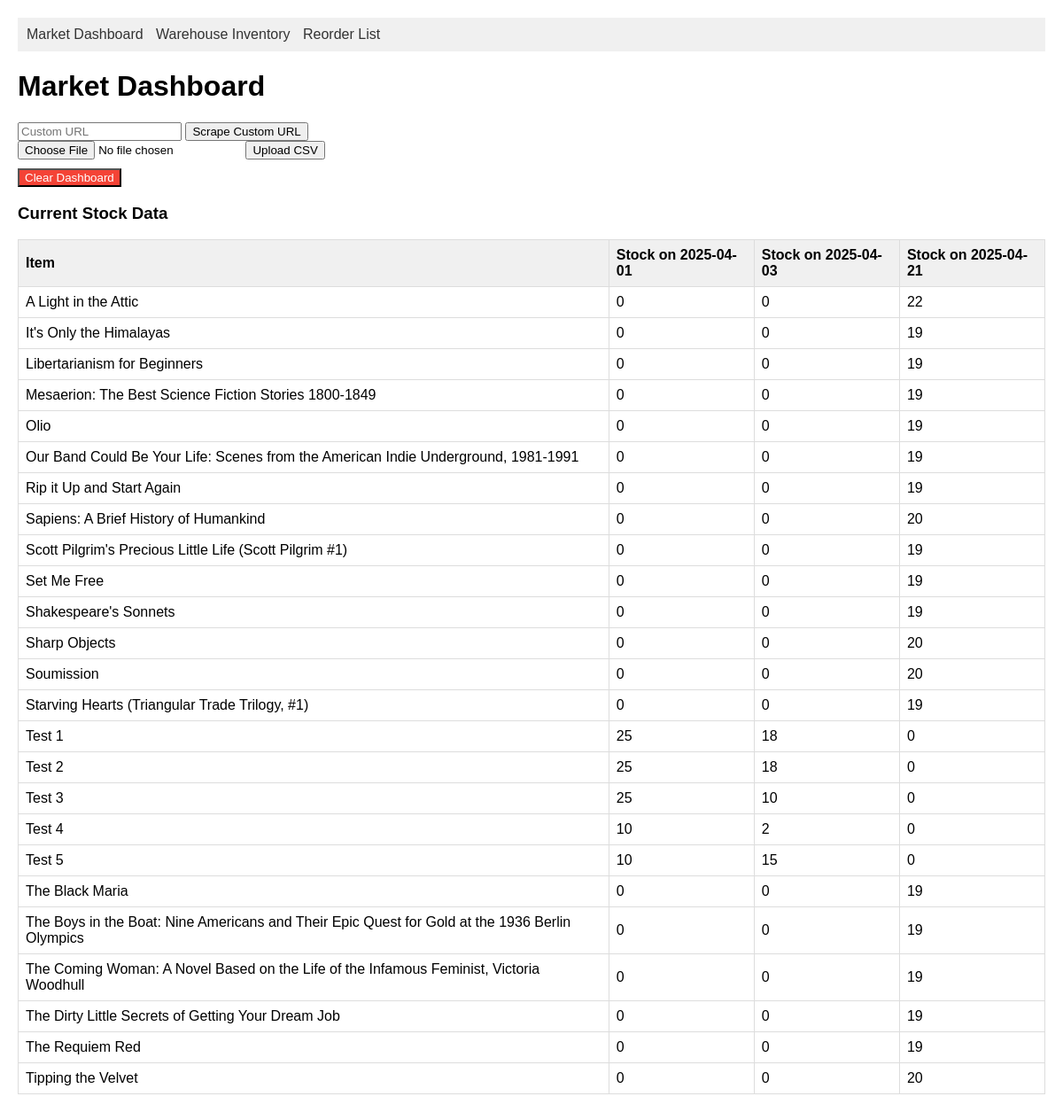
Page /dashboard on the earlier database version.
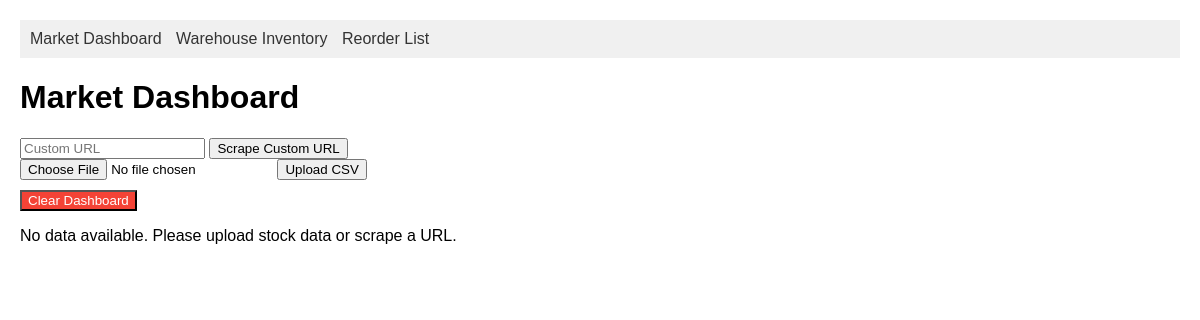
Same page on the later database version.
### models.py (models this page shows, shortened)
class StockItem(db.Model):
    __tablename__ = 'stock_items'
    id = db.Column(db.Integer, primary_key=True)
    name = db.Column(db.String(200), nullable=False)
    category = db.Column(db.String(50))
    current_stock = db.Column(db.Integer, default=0)
    market_availability = db.Column(db.Boolean, default=True)
    price = db.Column(db.Float)
    date_scraped = db.Column(db.DateTime, default=datetime.utcnow)  # Add the date_scraped field
    forecasts = db.relationship('Forecast', back_populates='stock_item', lazy=True)

### app.py (the view)
@app.route('/dashboard', methods=['GET', 'POST'])
def dashboard():
    items = StockItem.query.order_by(StockItem.name, StockItem.date_scraped).all()
    grouped_items = {}
    for item in items:
        grouped_items.setdefault(item.name, {})[item.date_scraped.strftime('%Y-%m-%d')] = item.current_stock
    all_dates = sorted({item.date_scraped.strftime('%Y-%m-%d') for item in items})
    return render_template('dashboard.html', grouped_items=grouped_items, all_dates=all_dates)

### templates/dashboard.html (shortened to what this page needs)
{% extends "base.html" %}
{% block content %}
    <h1>Market Dashboard</h1>
    <div class="data-source-controls">
        <form method="post" action="{{ url_for('update_stock') }}">
            <input type="text" name="url" placeholder="Custom URL" required>
            <button type="submit">Scrape Custom URL</button>
        </form>
        <form method="post" action="{{ url_for('upload_data') }}" enctype="multipart/form-data">
            <input type="file" name="file" accept=".csv" required>
            <button type="submit">Upload CSV</button>
        </form>
        <form method="post" action="{{ url_for('clear_dashboard') }}" style="margin-top: 10px;">
            <button type="submit" style="background-color: #f44336; color: white;">Clear Dashboard</button>
        </form>
    </div>
    {% if grouped_items %}
        <h3>Current Stock Data</h3>
        <table>
            <thead>
                <tr>
                    <th>Item</th>
                    {% for date in all_dates %}
                        <th>Stock on {{ date }}</th>
                    {% endfor %}
                </tr>
            </thead>
            <tbody>
                {% for name, stock_data in grouped_items.items() %}
                    <tr>
                        <td>{{ name }}</td>
                        {% for date in all_dates %}
                            {% set stock = stock_data.get(date, 0) %}
                            <td>{{ stock }}</td>
                        {% endfor %}
                    </tr>
                {% endfor %}
            </tbody>
        </table>
    {% else %}
        <p>No data available. Please upload stock data or scrape a URL.</p>
    {% endif %}
{% endblock %}

### templates/base.html (shortened to what this page needs)
<!DOCTYPE html>
<html lang="en">
<head>
    <link rel="stylesheet" href="{{ url_for('static', filename='styles.css') }}">
</head>
<body>
    <nav>
        <a href="{{ url_for('dashboard') }}">Market Dashboard</a>
        <a href="{{ url_for('manage_inventory') }}">Warehouse Inventory</a>
        <a href="{{ url_for('reorder') }}">Reorder List</a>
    </nav>
    <div class="content">
        {% block content %}{% endblock %}
    </div>
</body>
</html>

### static/styles.css (style rules this page uses)
body { font-family: Arial, sans-serif; margin: 20px; }
nav { background-color: #f0f0f0; padding: 10px; margin-bottom: 20px; }
nav a { margin-right: 10px; text-decoration: none; color: #333; }

Differences in the rows shown:
removed StockItem: name "A Light in the Attic", all_dates "0" "0" "22"
removed StockItem: name "It's Only the Himalayas", all_dates "0" "0" "19"
removed StockItem: name "Libertarianism for Beginners", all_dates "0" "0" "19"
removed StockItem: name "Mesaerion: The Best Science Fiction Stories 1800-1849", all_dates "0" "0" "19"
removed StockItem: name "Olio", all_dates "0" "0" "19"
removed StockItem: name "Our Band Could Be Your Life: Scenes from the American Indie Underground, 1981-1991", all_dates "0" "0" "19"
removed StockItem: name "Rip it Up and Start Again", all_dates "0" "0" "19"
removed StockItem: name "Sapiens: A Brief History of Humankind", all_dates "0" "0" "20"
removed StockItem: name "Scott Pilgrim's Precious Little Life (Scott Pilgrim #1)", all_dates "0" "0" "19"
removed StockItem: name "Set Me Free", all_dates "0" "0" "19"
removed StockItem: name "Shakespeare's Sonnets", all_dates "0" "0" "19"
removed StockItem: name "Sharp Objects", all_dates "0" "0" "20"
removed StockItem: name "Soumission", all_dates "0" "0" "20"
removed StockItem: name "Starving Hearts (Triangular Trade Trilogy, #1)", all_dates "0" "0" "19"
removed StockItem: name "Test 1", all_dates "25" "18" "0"
removed StockItem: name "Test 2", all_dates "25" "18" "0"
removed StockItem: name "Test 3", all_dates "25" "10" "0"
removed StockItem: name "Test 4", all_dates "10" "2" "0"
removed StockItem: name "Test 5", all_dates "10" "15" "0"
removed StockItem: name "The Black Maria", all_dates "0" "0" "19"
removed StockItem: name "The Boys in the Boat: Nine Americans and Their Epic Quest for Gold at the 1936 Berlin Olympics", all_dates "0" "0" "19"
removed StockItem: name "The Coming Woman: A Novel Based on the Life of the Infamous Feminist, Victoria Woodhull", all_dates "0" "0" "19"
removed StockItem: name "The Dirty Little Secrets of Getting Your Dream Job", all_dates "0" "0" "19"
removed StockItem: name "The Requiem Red", all_dates "0" "0" "19"
removed StockItem: name "Tipping the Velvet", all_dates "0" "0" "20"
Other differences:
text no longer shown: "Current Stock Data Item"
text now shown: "No data available. Please upload stock data or scrape a URL."
list line gone: "Stock on 2025-04-01"
list line gone: "Stock on 2025-04-03"
list line gone: "Stock on 2025-04-21"
